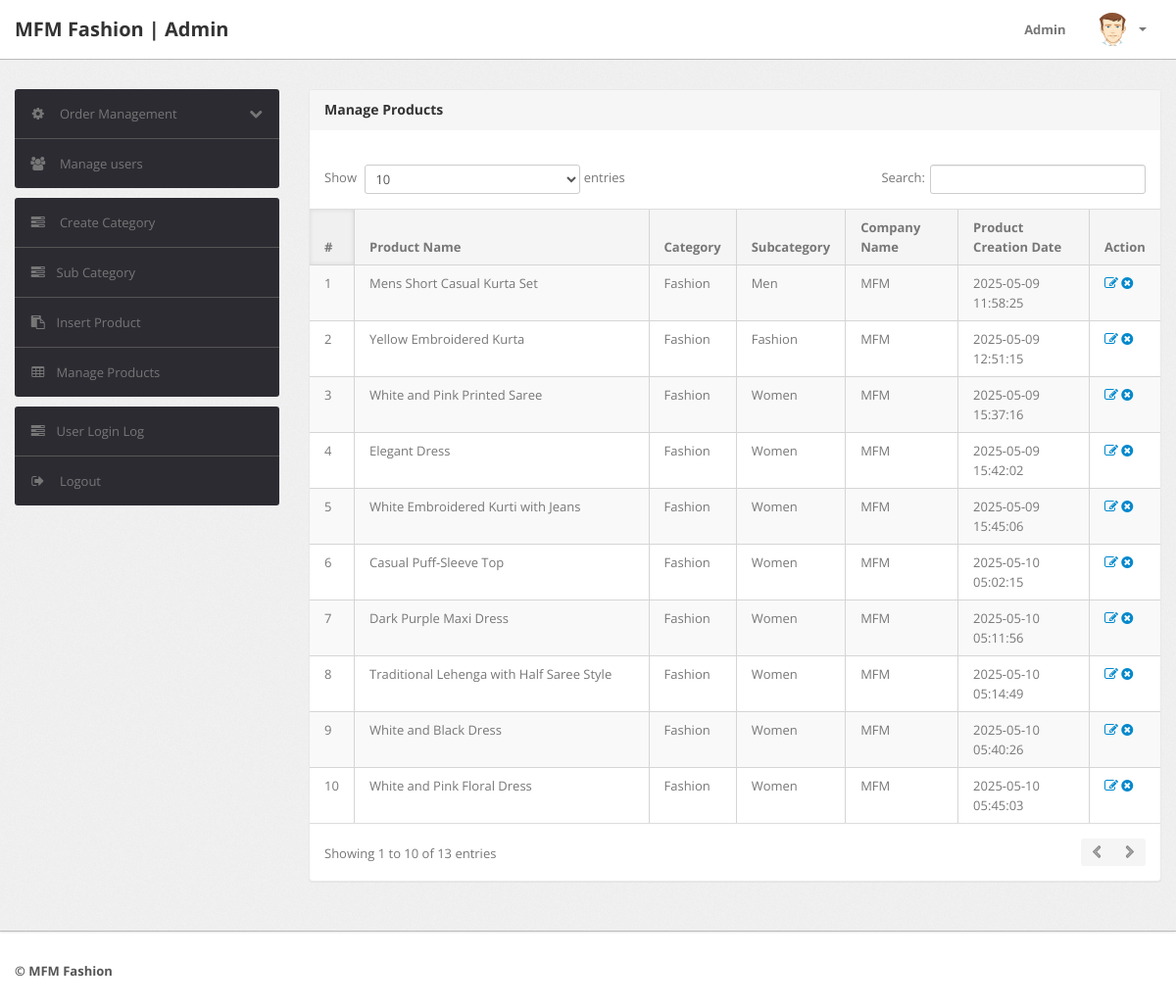
The page /shopping/admin/manage-products.php (signed in) on the database as committed earlier.
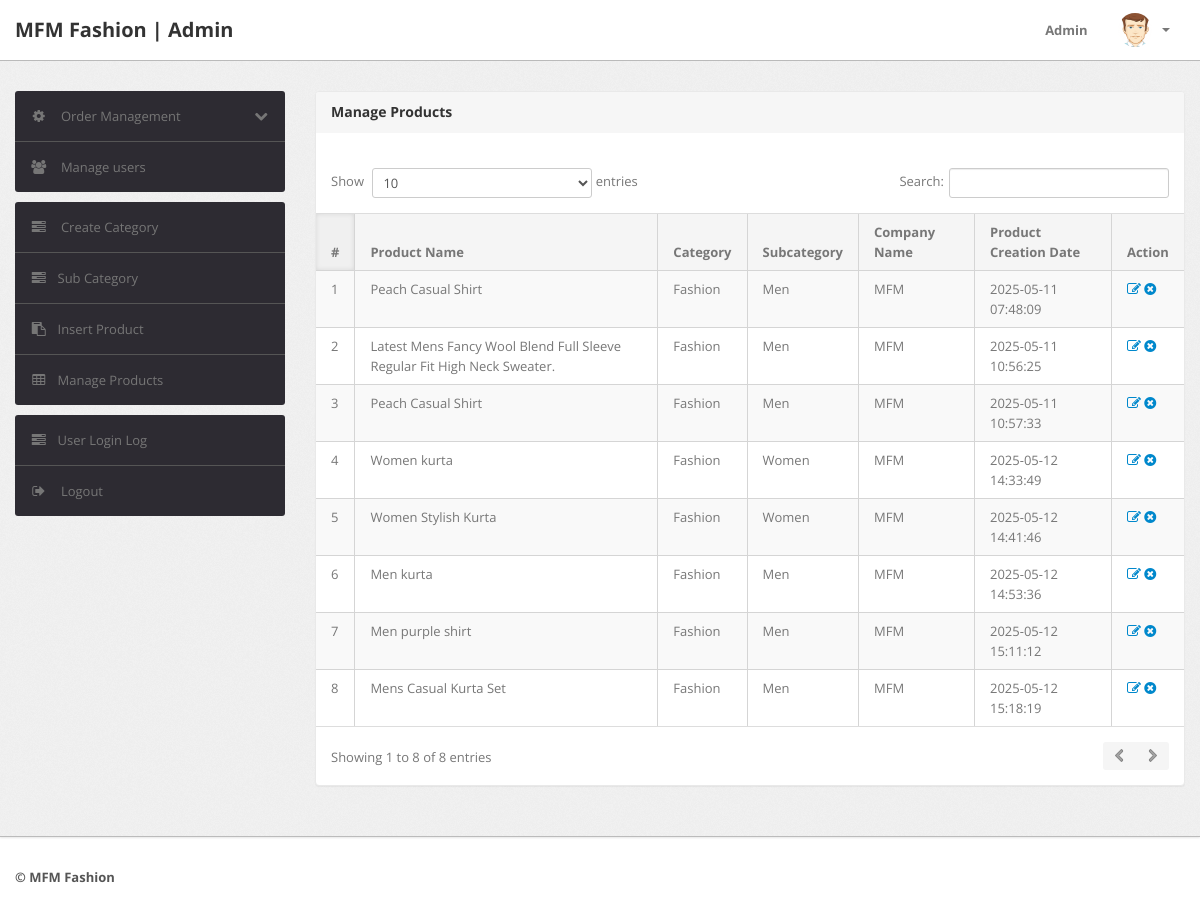
The same page on the database as committed later.
### tables this page shows
CREATE TABLE `products` (
  `id` int(11) NOT NULL,
  `category` int(11) NOT NULL,
  `subCategory` int(11) DEFAULT NULL,
  `productName` varchar(255) DEFAULT NULL,
  `productCompany` varchar(255) DEFAULT NULL,
  `productPrice` int(11) DEFAULT NULL,
  `productPriceBeforeDiscount` int(11) DEFAULT NULL,
  `productDescription` longtext DEFAULT NULL,
  `productImage1` varchar(255) DEFAULT NULL,
  `productImage2` varchar(255) DEFAULT NULL,
  `productImage3` varchar(255) DEFAULT NULL,
  `shippingCharge` int(11) DEFAULT NULL,
  `productAvailability` varchar(255) DEFAULT NULL,
  `postingDate` timestamp NULL DEFAULT current_timestamp(),
  `updationDate` varchar(255) DEFAULT NULL
);

CREATE TABLE `category` (
  `id` int(11) NOT NULL,
  `categoryName` varchar(255) DEFAULT NULL,
  `categoryDescription` longtext DEFAULT NULL,
  `creationDate` timestamp NOT NULL DEFAULT current_timestamp(),
  `updationDate` varchar(255) DEFAULT NULL
);

CREATE TABLE `subcategory` (
  `id` int(11) NOT NULL,
  `categoryid` int(11) DEFAULT NULL,
  `subcategory` varchar(255) DEFAULT NULL,
  `creationDate` timestamp NULL DEFAULT current_timestamp(),
  `updationDate` varchar(255) DEFAULT NULL
);

### shopping/admin/manage-products.php (the view, shortened to what this page needs)
<?php
include('include/config.php');
if(strlen($_SESSION['alogin'])==0)
	{
header('location:index.php');
}
else{
?>
<!DOCTYPE html>
<html lang="en">
<head>
	<link type="text/css" href="bootstrap/css/bootstrap.min.css" rel="stylesheet">
	<link type="text/css" href="bootstrap/css/bootstrap-responsive.min.css" rel="stylesheet">
	<link type="text/css" href="css/theme.css" rel="stylesheet">
	<link type="text/css" href="images/icons/css/font-awesome.css" rel="stylesheet">
</head>
<body>
<?php include('include/header.php');?>
	<div class="wrapper">
		<div class="container">
			<div class="row">
<?php include('include/sidebar.php');?>
			<div class="span9">
					<div class="content">
	<div class="module">
							<div class="module-head">
								<h3>Manage Products</h3>
							</div>
							<div class="module-body table">
									<br />
								<table cellpadding="0" cellspacing="0" border="0" class="datatable-1 table table-bordered table-striped	 display" width="100%">
									<thead>
										<tr>
											<th>#</th>
											<th>Product Name</th>
											<th>Category </th>
											<th>Subcategory</th>
											<th>Company Name</th>
											<th>Product Creation Date</th>
											<th>Action</th>
										</tr>
									</thead>
									<tbody>
<?php $query=mysqli_query($con,"select products.*,category.categoryName,subcategory.subcategory from products join category on category.id=products.category join subcategory on subcategory.id=products.subCategory");
$cnt=1;
while($row=mysqli_fetch_array($query))
{
?>
										<tr>
											<td><?php echo htmlentities($cnt);?></td>
											<td><?php echo htmlentities($row['productName']);?></td>
											<td><?php echo htmlentities($row['categoryName']);?></td>
											<td> <?php echo htmlentities($row['subcategory']);?></td>
											<td><?php echo htmlentities($row['productCompany']);?></td>
											<td><?php echo htmlentities($row['postingDate']);?></td>
											<td>
											<a href="edit-products.php?id=<?php echo $row['id']?>" ><i class="icon-edit"></i></a>
											<a href="manage-products.php?id=<?php echo $row['id']?>&del=delete" onClick="return confirm('Are you sure you want to delete?')"><i class="icon-remove-sign"></i></a></td>
										</tr>
										<?php $cnt=$cnt+1; } ?>
								</table>
							</div>
						</div>
					</div>
				</div>
			</div>
		</div>
	</div>
<?php include('include/footer.php');?>
</body>
<?php } ?>

Rows that differ between the two databases and show on the page:
removed products: productName "Mens Short Casual Kurta Set", category.categoryName "Fashion", subcategory.subcategory "Men", productCompany "MFM", postingDate "2025-05-09 11:58:25"
removed products: productName "Yellow Embroidered Kurta", category.categoryName "Fashion", subcategory.subcategory "Fashion", productCompany "MFM", postingDate "2025-05-09 12:51:15"
removed products: productName "White and Pink Printed Saree", category.categoryName "Fashion", subcategory.subcategory "Women", productCompany "MFM", postingDate "2025-05-09 15:37:16"
removed products: productName "Elegant Dress", category.categoryName "Fashion", subcategory.subcategory "Women", productCompany "MFM", postingDate "2025-05-09 15:42:02"
removed products: productName "White Embroidered Kurti with Jeans", category.categoryName "Fashion", subcategory.subcategory "Women", productCompany "MFM", postingDate "2025-05-09 15:45:06"
removed products: productName "Casual Puff-Sleeve Top", category.categoryName "Fashion", subcategory.subcategory "Women", productCompany "MFM", postingDate "2025-05-10 05:02:15"
removed products: productName "Dark Purple Maxi Dress", category.categoryName "Fashion", subcategory.subcategory "Women", productCompany "MFM", postingDate "2025-05-10 05:11:56"
removed products: productName "Traditional Lehenga with Half Saree Style", category.categoryName "Fashion", subcategory.subcategory "Women", productCompany "MFM", postingDate "2025-05-10 05:14:49"
removed products: productName "White and Black Dress", category.categoryName "Fashion", subcategory.subcategory "Women", productCompany "MFM", postingDate "2025-05-10 05:40:26"
removed products: productName "White and Pink Floral Dress", category.categoryName "Fashion", subcategory.subcategory "Women", productCompany "MFM", postingDate "2025-05-10 05:45:03"
now on this page (row unchanged): products: productName "Peach Casual Shirt", category.categoryName "Fashion", subcategory.subcategory "Men", productCompany "MFM", postingDate "2025-05-11 07:48:09"
now on this page (row unchanged): products: productName "Latest Mens Fancy Wool Blend Full Sleeve Regular Fit High Neck Sweater.", category.categoryName "Fashion", subcategory.subcategory "Men", productCompany "MFM", postingDate "2025-05-11 10:56:25"
now on this page (row unchanged): products: productName "Peach Casual Shirt", category.categoryName "Fashion", subcategory.subcategory "Men", productCompany "MFM", postingDate "2025-05-11 10:57:33"
added products: productName "Women kurta", category.categoryName "Fashion", subcategory.subcategory "Women", productCompany "MFM", postingDate "2025-05-12 14:33:49"
added products: productName "Women Stylish Kurta", category.categoryName "Fashion", subcategory.subcategory "Women", productCompany "MFM", postingDate "2025-05-12 14:41:46"
added products: productName "Men kurta", category.categoryName "Fashion", subcategory.subcategory "Men", productCompany "MFM", postingDate "2025-05-12 14:53:36"
added products: productName "Men purple shirt", category.categoryName "Fashion", subcategory.subcategory "Men", productCompany "MFM", postingDate "2025-05-12 15:11:12"
added products: productName "Mens Casual Kurta Set", category.categoryName "Fashion", subcategory.subcategory "Men", productCompany "MFM", postingDate "2025-05-12 15:18:19"
Other text that changed with them:
text written by a page script: "Show entries Search: Showing 1 to 10 of 13 entries" → "Show entries Search: Showing 1 to 8 of 8 entries"
